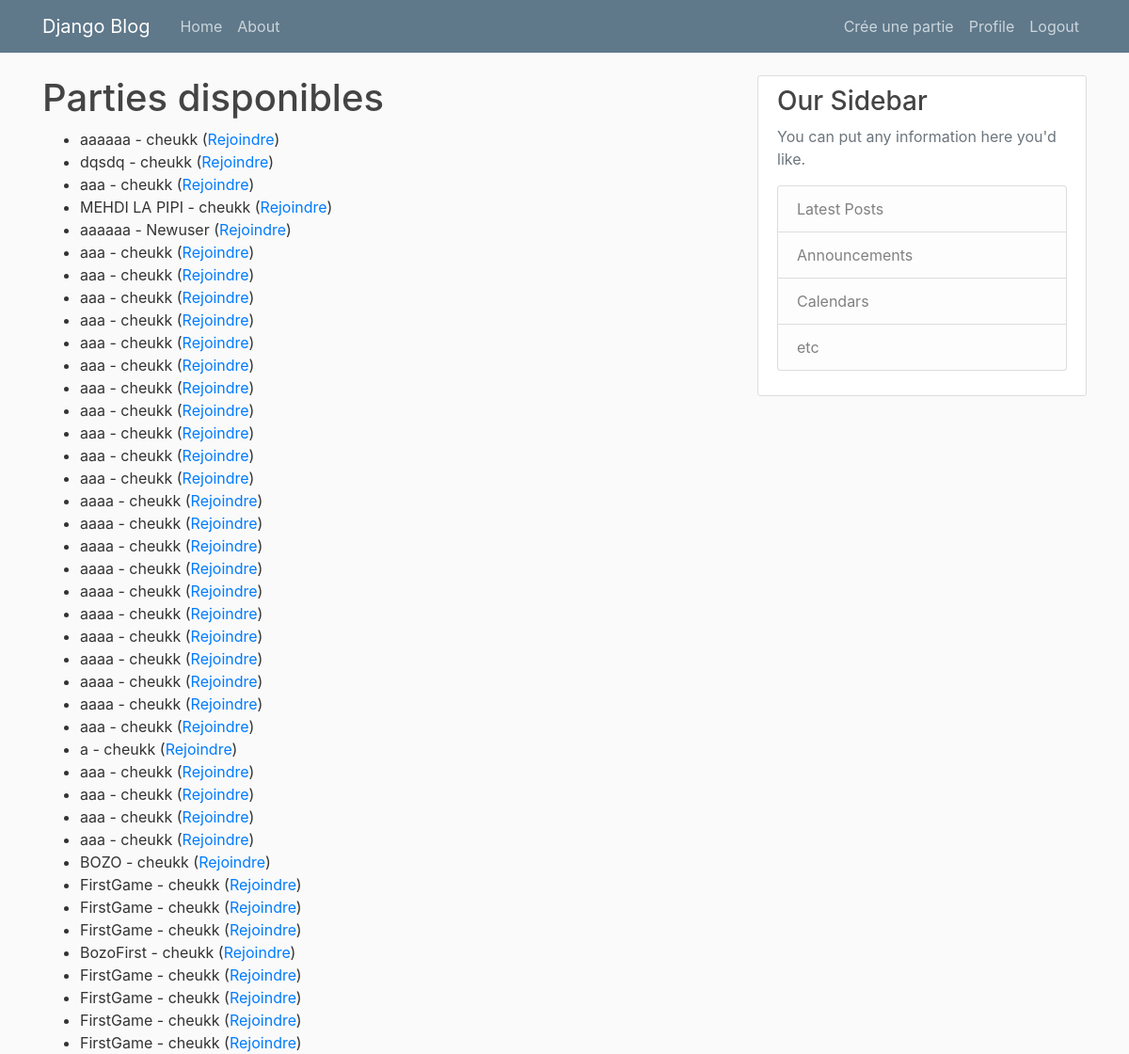
Page /list/ (signed in) on the earlier database version.
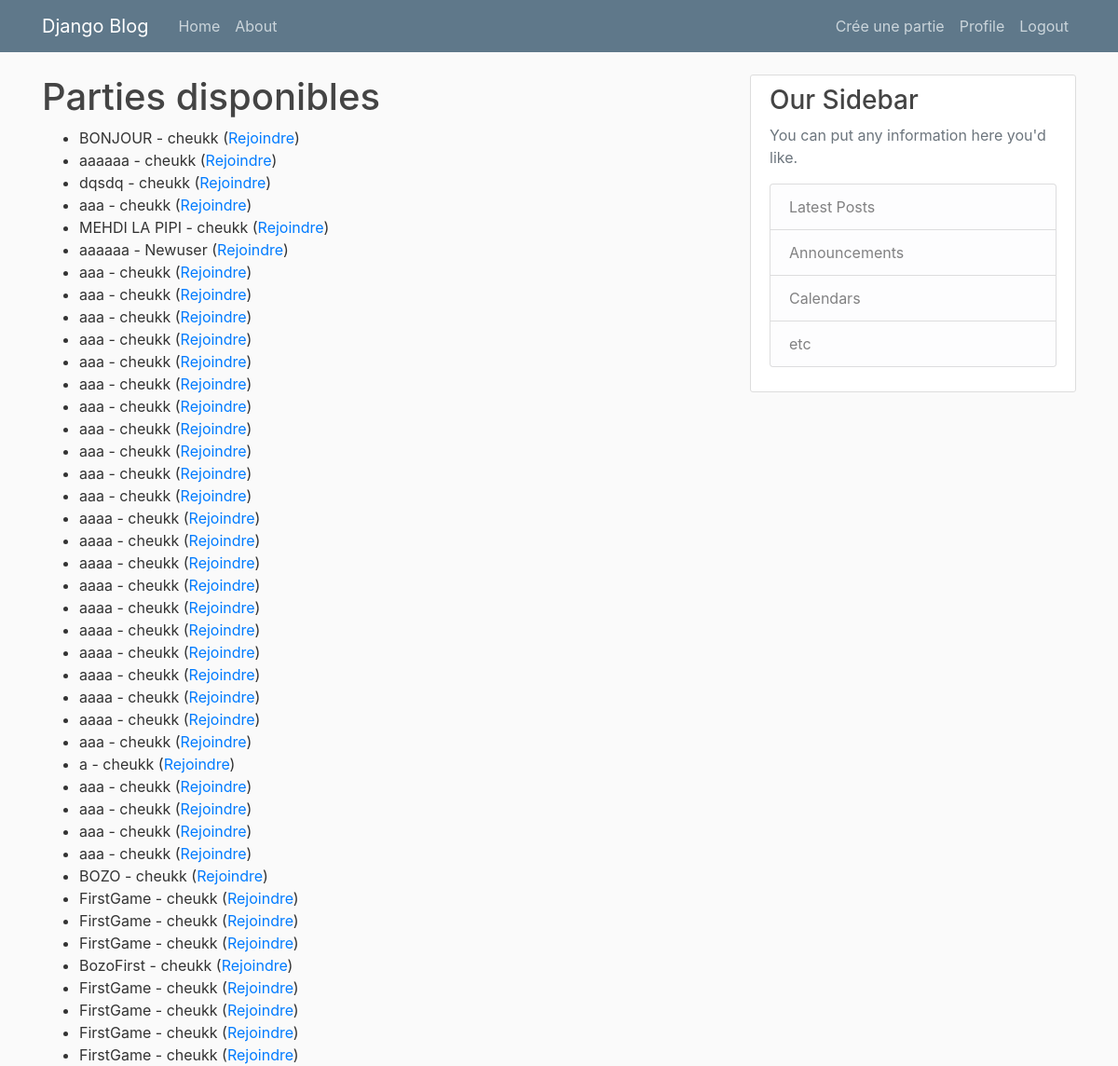
Same page on the later database version.
### blog/models.py (models this page shows, shortened)
class Game(models.Model):
    title = models.CharField(max_length=100)
    date_posted = models.DateTimeField(default=timezone.now)
    game_author = models.ForeignKey(User, on_delete=models.CASCADE, related_name='game_player1')
    game_player2 = models.ForeignKey(User, on_delete=models.SET_NULL, null=True, blank=True, related_name='game_player2')
    finished = models.BooleanField(default=False)
    room_code = models.CharField(max_length=100, null=True, blank=True)
    grid_size = models.PositiveIntegerField(default=3)
    win_size = models.PositiveIntegerField(default=3)

### blog/views.py (the view)
# urls.py: path('list/', GameListView.as_view(), name='game_list'),
class GameListView(LoginRequiredMixin, ListView):
    model = Game
    template_name = 'blog/game_list.html'
    context_object_name = 'games'
    ordering = ['-date_posted']

### blog/templates/blog/game_list.html
{% extends 'blog/base.html' %}
{% block content %}
  <h1>Parties disponibles</h1>
  <ul>
    {% for game in games %}
      <li>
        {{ game.title }} - {{ game.game_author.username }}
        (<a href="{% url 'join_game' game_id=game.id %}">Rejoindre</a>)
      </li>
    {% endfor %}
  </ul>
{% endblock %}

### blog/templates/blog/base.html (shortened to what this page needs)
{% load static %}
<!DOCTYPE html>
<html lang="en">
<head>
    <link rel="stylesheet" href="https://cdn.jsdelivr.net/npm/bootstrap@4.0.0/dist/css/bootstrap.min.css"
>
    <link rel="stylesheet" type="text/css" href="{% static 'blog/main.css' %}">
</head>
<body>
<header class="site-header">
    <nav class="navbar navbar-expand-md navbar-dark bg-steel fixed-top">
        <div class="container">
            <a class="navbar-brand mr-4" href="{% url 'blog-home' %}">Django Blog</a>
            <div class="collapse navbar-collapse" id="navbarToggle">
                <div class="navbar-nav mr-auto">
                    <a class="nav-item nav-link" href="{% url 'blog-home' %}">Home</a>
                    <a class="nav-item nav-link" href="{% url 'blog-about' %}">About</a>
                </div>
                <div class="navbar-nav">
                    {% if user.is_authenticated %}
                        <a class="nav-item nav-link" href="{% url 'post-create' %}">Crée une partie</a>
                        <a class="nav-item nav-link" href="{% url 'profile' %}">Profile</a>
                        <a class="nav-item nav-link" href="{% url 'logout' %}">Logout</a>
                    {% else %}
                        <a class="nav-item nav-link" href="{% url 'login' %}">Login</a>
                        <a class="nav-item nav-link" href="{% url 'register' %}">Register</a>
                    {% endif %}
                </div>
            </div>
        </div>
    </nav>
</header>
<main role="main" class="container">
    <div class="row">
        <div class="col-md-8">
            {% block content %}{% endblock %}
        </div>
        <div class="col-md-4">
            <div class="content-section">
                <h3>Our Sidebar</h3>
                <p class='text-muted'>You can put any information here you'd like.
                <ul class="list-group">
                    <li class="list-group-item list-group-item-light">Latest Posts</li>
                    <li class="list-group-item list-group-item-light">Announcements</li>
                    <li class="list-group-item list-group-item-light">Calendars</li>
                    <li class="list-group-item list-group-item-light">etc</li>
                </ul>
                </p>
            </div>
        </div>
    </div>
</main>
</body>
</html>

### blog/static/blog/main.css (style rules this page uses)
body { background: #fafafa; color: #333333; margin-top: 5rem; }
h1, h2, h3, h4, h5, h6 { color: #444444; }
ul { margin: 0; }
.bg-steel { background-color: #5f788a; }
.site-header .navbar-nav .nav-link { color: #cbd5db; }
.content-section { background: #ffffff; padding: 10px 20px; border: 1px solid #dddddd; border-radius: 3px; margin-bottom: 20px; }

Differences in the rows shown:
added Game: title "BONJOUR", game_author.username "cheukk"
